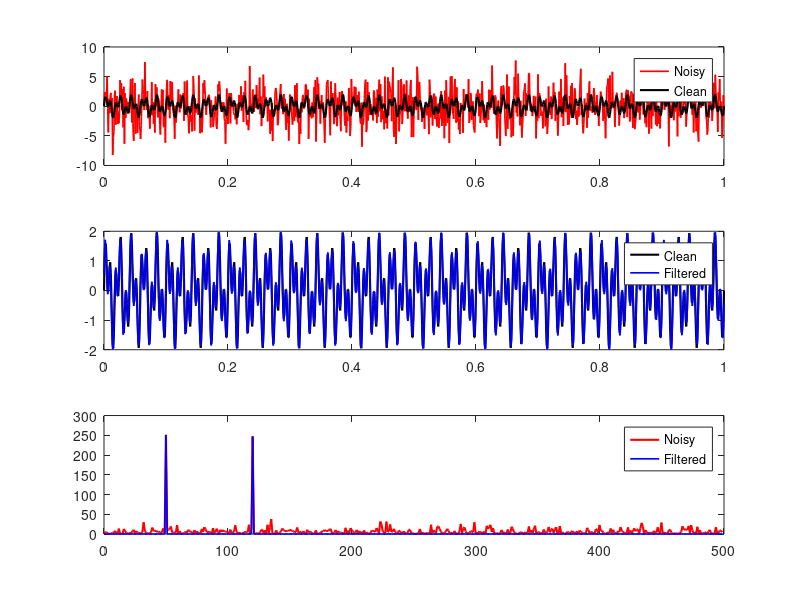

The MATLAB source for this figure:
clear all, close all, clc
%% Create a simple signal with two frequencies
dt = .001;
t = 0:dt:1;
f_clean = sin(2*pi*50*t) + sin(2*pi*120*t); % Sum of 2 frequencies
f = f_clean + 2.5*randn(size(t));  %  Add some noise

%% Compute the Fast Fourier Transform FFT
n = length(t);
fhat = fft(f,n);       % Compute the fast Fourier transform
PSD = fhat.*conj(fhat)/n; % Power spectrum (power per freq)
freq = 1/(dt*n)*(0:n); % Create x-axis of frequencies in Hz
L = 1:floor(n/2);   % Only plot the first half of freqs

%% Use the PSD to filter out noise
indices = PSD>100;  % Find all freqs with large power
PSDclean = PSD.*indices;  % Zero out all others
fhat = indices.*fhat;  % Zero out small Fourier coeffs. in Y
ffilt = ifft(fhat); % Inverse FFT for filtered time signal

%% PLOTS
subplot(3,1,1)
plot(t,f,'r','LineWidth',1.2), hold on
plot(t,f_clean,'k','LineWidth',1.5)
legend('Noisy','Clean')

subplot(3,1,2)
plot(t,f_clean,'k','LineWidth',1.5), hold on
plot(t,ffilt,'b','LineWidth',1.2)
legend('Clean','Filtered')

subplot(3,1,3)
plot(freq(L),PSD(L),'r','LineWidth',1.5), hold on
plot(freq(L),PSDclean(L),'-b','LineWidth',1.2)
legend('Noisy','Filtered')

% 
% %% PLOTS
% subplot(3,1,1)
% plot(t,y,'r','LineWidth',1.2)
% hold on
% plot(t,x,'k','LineWidth',1.5)
% axis([0 .25 -5 5])
% legend('Noisy','Clean')
% 
% subplot(3,1,2)
% plot(t,x,'k','LineWidth',1.5)
% hold on
% plot(t,yfilt,'b','LineWidth',1.2)
% axis([0 .25 -5 5])
% legend('Clean','Filtered')
% 
% subplot(3,1,3)
% plot(freq(L),PSD(L),'r','LineWidth',1.5)
% hold on
% plot(freq(L),PSDclean(L),'-b','LineWidth',1.2)
% legend('Noisy','Filtered')